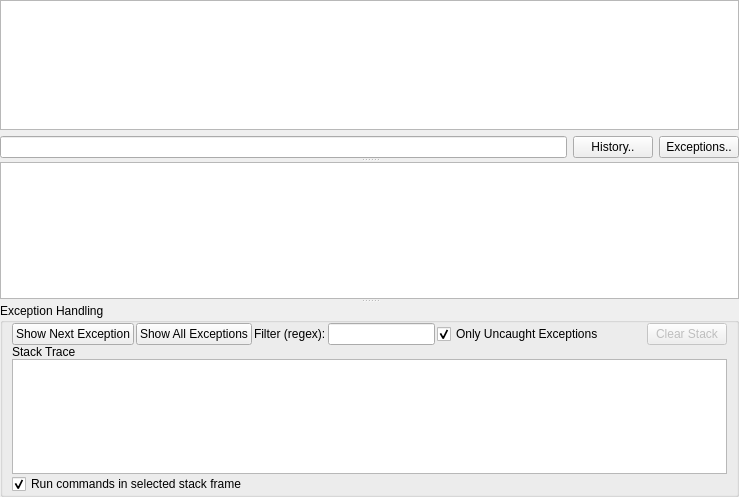
<?xml version="1.0" encoding="UTF-8"?>
<ui version="4.0">
 <class>Form</class>
 <widget class="QWidget" name="Form">
  <property name="geometry">
   <rect>
    <x>0</x>
    <y>0</y>
    <width>739</width>
    <height>497</height>
   </rect>
  </property>
  <property name="windowTitle">
   <string>Console</string>
  </property>
  <layout class="QGridLayout" name="gridLayout">
   <property name="margin">
    <number>0</number>
   </property>
   <property name="spacing">
    <number>0</number>
   </property>
   <item row="0" column="0">
    <widget class="QSplitter" name="splitter">
     <property name="orientation">
      <enum>Qt::Vertical</enum>
     </property>
     <widget class="QWidget" name="layoutWidget">
      <layout class="QVBoxLayout" name="verticalLayout">
       <item>
        <widget class="QPlainTextEdit" name="output">
         <property name="font">
          <font>
           <family>Monospace</family>
          </font>
         </property>
         <property name="readOnly">
          <bool>true</bool>
         </property>
        </widget>
       </item>
       <item>
        <layout class="QHBoxLayout" name="horizontalLayout">
         <item>
          <widget class="CmdInput" name="input"/>
         </item>
         <item>
          <widget class="QPushButton" name="historyBtn">
           <property name="text">
            <string>History..</string>
           </property>
           <property name="checkable">
            <bool>true</bool>
           </property>
          </widget>
         </item>
         <item>
          <widget class="QPushButton" name="exceptionBtn">
           <property name="text">
            <string>Exceptions..</string>
           </property>
           <property name="checkable">
            <bool>true</bool>
           </property>
          </widget>
         </item>
        </layout>
       </item>
      </layout>
     </widget>
     <widget class="QListWidget" name="historyList">
      <property name="font">
       <font>
        <family>Monospace</family>
       </font>
      </property>
     </widget>
     <widget class="QGroupBox" name="exceptionGroup">
      <property name="title">
       <string>Exception Handling</string>
      </property>
      <layout class="QGridLayout" name="gridLayout_2">
       <property name="topMargin">
        <number>0</number>
       </property>
       <property name="bottomMargin">
        <number>0</number>
       </property>
       <property name="horizontalSpacing">
        <number>2</number>
       </property>
       <property name="verticalSpacing">
        <number>0</number>
       </property>
       <item row="0" column="6">
        <widget class="QPushButton" name="clearExceptionBtn">
         <property name="enabled">
          <bool>false</bool>
         </property>
         <property name="text">
          <string>Clear Stack</string>
         </property>
        </widget>
       </item>
       <item row="0" column="1">
        <widget class="QPushButton" name="catchAllExceptionsBtn">
         <property name="text">
          <string>Show All Exceptions</string>
         </property>
         <property name="checkable">
          <bool>true</bool>
         </property>
        </widget>
       </item>
       <item row="0" column="0">
        <widget class="QPushButton" name="catchNextExceptionBtn">
         <property name="text">
          <string>Show Next Exception</string>
         </property>
         <property name="checkable">
          <bool>true</bool>
         </property>
        </widget>
       </item>
       <item row="0" column="4">
        <widget class="QCheckBox" name="onlyUncaughtCheck">
         <property name="text">
          <string>Only Uncaught Exceptions</string>
         </property>
         <property name="checked">
          <bool>true</bool>
         </property>
        </widget>
       </item>
       <item row="2" column="0" colspan="7">
        <widget class="QListWidget" name="exceptionStackList">
         <property name="alternatingRowColors">
          <bool>true</bool>
         </property>
        </widget>
       </item>
       <item row="3" column="0" colspan="7">
        <widget class="QCheckBox" name="runSelectedFrameCheck">
         <property name="text">
          <string>Run commands in selected stack frame</string>
         </property>
         <property name="checked">
          <bool>true</bool>
         </property>
        </widget>
       </item>
       <item row="1" column="0" colspan="7">
        <widget class="QLabel" name="exceptionInfoLabel">
         <property name="text">
          <string>Stack Trace</string>
         </property>
         <property name="wordWrap">
          <bool>true</bool>
         </property>
        </widget>
       </item>
       <item row="0" column="5">
        <spacer name="horizontalSpacer">
         <property name="orientation">
          <enum>Qt::Horizontal</enum>
         </property>
         <property name="sizeHint" stdset="0">
          <size>
           <width>40</width>
           <height>20</height>
          </size>
         </property>
        </spacer>
       </item>
       <item row="0" column="2">
        <widget class="QLabel" name="label">
         <property name="text">
          <string>Filter (regex):</string>
         </property>
        </widget>
       </item>
       <item row="0" column="3">
        <widget class="QLineEdit" name="filterText"/>
       </item>
      </layout>
     </widget>
    </widget>
   </item>
  </layout>
 </widget>
 <customwidgets>
  <customwidget>
   <class>CmdInput</class>
   <extends>QLineEdit</extends>
   <header>.CmdInput</header>
  </customwidget>
 </customwidgets>
 <resources/>
 <connections/>
</ui>
